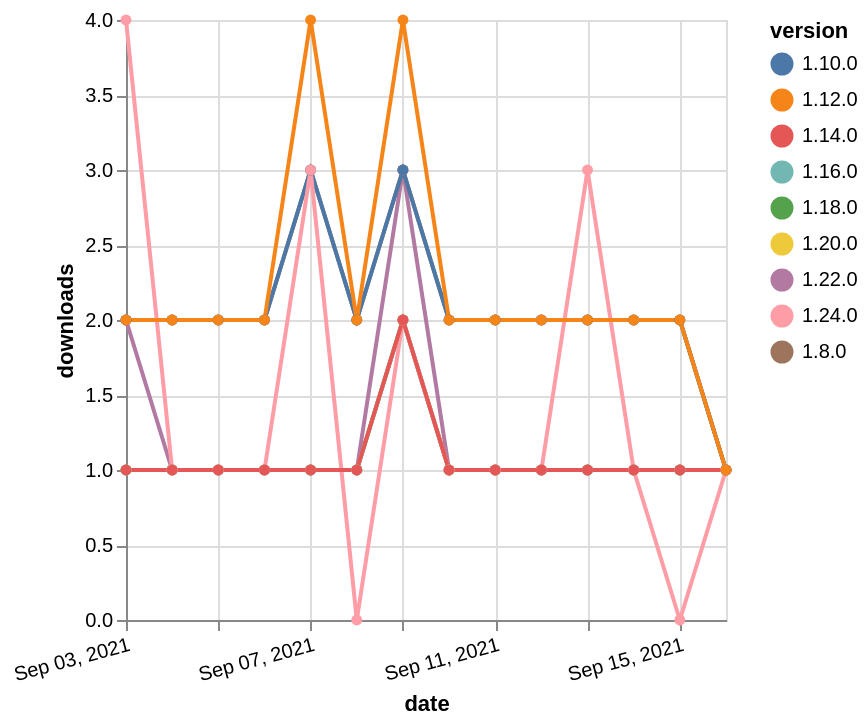

Describe this chart as a Vega-Lite specification.
### Vega-Lite specification from a JSON file in a GitHub repository (floating-point values rounded to 4 significant figures)
{"$schema": "https://vega.github.io/schema/vega-lite/v5.json", "description": "A simple bar chart with embedded data.", "data": {"values": [{"date": "2021-09-03", "total": 203, "delta": 1, "version": "1.18.0"}, {"date": "2021-09-04", "total": 204, "delta": 1, "version": "1.18.0"}, {"date": "2021-09-05", "total": 205, "delta": 1, "version": "1.18.0"}, {"date": "2021-09-06", "total": 206, "delta": 1, "version": "1.18.0"}, {"date": "2021-09-07", "total": 207, "delta": 1, "version": "1.18.0"}, {"date": "2021-09-08", "total": 208, "delta": 1, "version": "1.18.0"}, {"date": "2021-09-09", "total": 210, "delta": 2, "version": "1.18.0"}, {"date": "2021-09-10", "total": 211, "delta": 1, "version": "1.18.0"}, {"date": "2021-09-11", "total": 212, "delta": 1, "version": "1.18.0"}, {"date": "2021-09-12", "total": 213, "delta": 1, "version": "1.18.0"}, {"date": "2021-09-13", "total": 214, "delta": 1, "version": "1.18.0"}, {"date": "2021-09-14", "total": 215, "delta": 1, "version": "1.18.0"}, {"date": "2021-09-15", "total": 216, "delta": 1, "version": "1.18.0"}, {"date": "2021-09-16", "total": 217, "delta": 1, "version": "1.18.0"}, {"date": "2021-09-03", "total": 197, "delta": 2, "version": "1.22.0"}, {"date": "2021-09-04", "total": 198, "delta": 1, "version": "1.22.0"}, {"date": "2021-09-05", "total": 199, "delta": 1, "version": "1.22.0"}, {"date": "2021-09-06", "total": 200, "delta": 1, "version": "1.22.0"}, {"date": "2021-09-07", "total": 201, "delta": 1, "version": "1.22.0"}, {"date": "2021-09-08", "total": 202, "delta": 1, "version": "1.22.0"}, {"date": "2021-09-09", "total": 205, "delta": 3, "version": "1.22.0"}, {"date": "2021-09-10", "total": 206, "delta": 1, "version": "1.22.0"}, {"date": "2021-09-11", "total": 207, "delta": 1, "version": "1.22.0"}, {"date": "2021-09-12", "total": 208, "delta": 1, "version": "1.22.0"}, {"date": "2021-09-13", "total": 209, "delta": 1, "version": "1.22.0"}, {"date": "2021-09-14", "total": 210, "delta": 1, "version": "1.22.0"}, {"date": "2021-09-15", "total": 211, "delta": 1, "version": "1.22.0"}, {"date": "2021-09-16", "total": 212, "delta": 1, "version": "1.22.0"}, {"date": "2021-09-03", "total": 2658, "delta": 2, "version": "1.8.0"}, {"date": "2021-09-04", "total": 2660, "delta": 2, "version": "1.8.0"}, {"date": "2021-09-05", "total": 2662, "delta": 2, "version": "1.8.0"}, {"date": "2021-09-06", "total": 2664, "delta": 2, "version": "1.8.0"}, {"date": "2021-09-07", "total": 2667, "delta": 3, "version": "1.8.0"}, {"date": "2021-09-08", "total": 2669, "delta": 2, "version": "1.8.0"}, {"date": "2021-09-09", "total": 2672, "delta": 3, "version": "1.8.0"}, {"date": "2021-09-10", "total": 2674, "delta": 2, "version": "1.8.0"}, {"date": "2021-09-11", "total": 2676, "delta": 2, "version": "1.8.0"}, {"date": "2021-09-12", "total": 2678, "delta": 2, "version": "1.8.0"}, {"date": "2021-09-13", "total": 2680, "delta": 2, "version": "1.8.0"}, {"date": "2021-09-14", "total": 2682, "delta": 2, "version": "1.8.0"}, {"date": "2021-09-15", "total": 2684, "delta": 2, "version": "1.8.0"}, {"date": "2021-09-16", "total": 2685, "delta": 1, "version": "1.8.0"}, {"date": "2021-09-03", "total": 2643, "delta": 2, "version": "1.10.0"}, {"date": "2021-09-04", "total": 2645, "delta": 2, "version": "1.10.0"}, {"date": "2021-09-05", "total": 2647, "delta": 2, "version": "1.10.0"}, {"date": "2021-09-06", "total": 2649, "delta": 2, "version": "1.10.0"}, {"date": "2021-09-07", "total": 2652, "delta": 3, "version": "1.10.0"}, {"date": "2021-09-08", "total": 2654, "delta": 2, "version": "1.10.0"}, {"date": "2021-09-09", "total": 2657, "delta": 3, "version": "1.10.0"}, {"date": "2021-09-10", "total": 2659, "delta": 2, "version": "1.10.0"}, {"date": "2021-09-11", "total": 2661, "delta": 2, "version": "1.10.0"}, {"date": "2021-09-12", "total": 2663, "delta": 2, "version": "1.10.0"}, {"date": "2021-09-13", "total": 2665, "delta": 2, "version": "1.10.0"}, {"date": "2021-09-14", "total": 2667, "delta": 2, "version": "1.10.0"}, {"date": "2021-09-15", "total": 2669, "delta": 2, "version": "1.10.0"}, {"date": "2021-09-16", "total": 2670, "delta": 1, "version": "1.10.0"}, {"date": "2021-09-03", "total": 180, "delta": 1, "version": "1.20.0"}, {"date": "2021-09-04", "total": 181, "delta": 1, "version": "1.20.0"}, {"date": "2021-09-05", "total": 182, "delta": 1, "version": "1.20.0"}, {"date": "2021-09-06", "total": 183, "delta": 1, "version": "1.20.0"}, {"date": "2021-09-07", "total": 184, "delta": 1, "version": "1.20.0"}, {"date": "2021-09-08", "total": 185, "delta": 1, "version": "1.20.0"}, {"date": "2021-09-09", "total": 187, "delta": 2, "version": "1.20.0"}, {"date": "2021-09-10", "total": 188, "delta": 1, "version": "1.20.0"}, {"date": "2021-09-11", "total": 189, "delta": 1, "version": "1.20.0"}, {"date": "2021-09-12", "total": 190, "delta": 1, "version": "1.20.0"}, {"date": "2021-09-13", "total": 191, "delta": 1, "version": "1.20.0"}, {"date": "2021-09-14", "total": 192, "delta": 1, "version": "1.20.0"}, {"date": "2021-09-15", "total": 193, "delta": 1, "version": "1.20.0"}, {"date": "2021-09-16", "total": 194, "delta": 1, "version": "1.20.0"}, {"date": "2021-09-03", "total": 196, "delta": 1, "version": "1.16.0"}, {"date": "2021-09-04", "total": 197, "delta": 1, "version": "1.16.0"}, {"date": "2021-09-05", "total": 198, "delta": 1, "version": "1.16.0"}, {"date": "2021-09-06", "total": 199, "delta": 1, "version": "1.16.0"}, {"date": "2021-09-07", "total": 200, "delta": 1, "version": "1.16.0"}, {"date": "2021-09-08", "total": 201, "delta": 1, "version": "1.16.0"}, {"date": "2021-09-09", "total": 203, "delta": 2, "version": "1.16.0"}, {"date": "2021-09-10", "total": 204, "delta": 1, "version": "1.16.0"}, {"date": "2021-09-11", "total": 205, "delta": 1, "version": "1.16.0"}, {"date": "2021-09-12", "total": 206, "delta": 1, "version": "1.16.0"}, {"date": "2021-09-13", "total": 207, "delta": 1, "version": "1.16.0"}, {"date": "2021-09-14", "total": 208, "delta": 1, "version": "1.16.0"}, {"date": "2021-09-15", "total": 209, "delta": 1, "version": "1.16.0"}, {"date": "2021-09-16", "total": 210, "delta": 1, "version": "1.16.0"}, {"date": "2021-09-03", "total": 138, "delta": 4, "version": "1.24.0"}, {"date": "2021-09-04", "total": 139, "delta": 1, "version": "1.24.0"}, {"date": "2021-09-05", "total": 140, "delta": 1, "version": "1.24.0"}, {"date": "2021-09-06", "total": 141, "delta": 1, "version": "1.24.0"}, {"date": "2021-09-07", "total": 144, "delta": 3, "version": "1.24.0"}, {"date": "2021-09-08", "total": 144, "delta": 0, "version": "1.24.0"}, {"date": "2021-09-09", "total": 146, "delta": 2, "version": "1.24.0"}, {"date": "2021-09-10", "total": 147, "delta": 1, "version": "1.24.0"}, {"date": "2021-09-11", "total": 148, "delta": 1, "version": "1.24.0"}, {"date": "2021-09-12", "total": 149, "delta": 1, "version": "1.24.0"}, {"date": "2021-09-13", "total": 152, "delta": 3, "version": "1.24.0"}, {"date": "2021-09-14", "total": 153, "delta": 1, "version": "1.24.0"}, {"date": "2021-09-15", "total": 153, "delta": 0, "version": "1.24.0"}, {"date": "2021-09-16", "total": 154, "delta": 1, "version": "1.24.0"}, {"date": "2021-09-03", "total": 266, "delta": 1, "version": "1.14.0"}, {"date": "2021-09-04", "total": 267, "delta": 1, "version": "1.14.0"}, {"date": "2021-09-05", "total": 268, "delta": 1, "version": "1.14.0"}, {"date": "2021-09-06", "total": 269, "delta": 1, "version": "1.14.0"}, {"date": "2021-09-07", "total": 270, "delta": 1, "version": "1.14.0"}, {"date": "2021-09-08", "total": 271, "delta": 1, "version": "1.14.0"}, {"date": "2021-09-09", "total": 273, "delta": 2, "version": "1.14.0"}, {"date": "2021-09-10", "total": 274, "delta": 1, "version": "1.14.0"}, {"date": "2021-09-11", "total": 275, "delta": 1, "version": "1.14.0"}, {"date": "2021-09-12", "total": 276, "delta": 1, "version": "1.14.0"}, {"date": "2021-09-13", "total": 277, "delta": 1, "version": "1.14.0"}, {"date": "2021-09-14", "total": 278, "delta": 1, "version": "1.14.0"}, {"date": "2021-09-15", "total": 279, "delta": 1, "version": "1.14.0"}, {"date": "2021-09-16", "total": 280, "delta": 1, "version": "1.14.0"}, {"date": "2021-09-03", "total": 2520, "delta": 2, "version": "1.12.0"}, {"date": "2021-09-04", "total": 2522, "delta": 2, "version": "1.12.0"}, {"date": "2021-09-05", "total": 2524, "delta": 2, "version": "1.12.0"}, {"date": "2021-09-06", "total": 2526, "delta": 2, "version": "1.12.0"}, {"date": "2021-09-07", "total": 2530, "delta": 4, "version": "1.12.0"}, {"date": "2021-09-08", "total": 2532, "delta": 2, "version": "1.12.0"}, {"date": "2021-09-09", "total": 2536, "delta": 4, "version": "1.12.0"}, {"date": "2021-09-10", "total": 2538, "delta": 2, "version": "1.12.0"}, {"date": "2021-09-11", "total": 2540, "delta": 2, "version": "1.12.0"}, {"date": "2021-09-12", "total": 2542, "delta": 2, "version": "1.12.0"}, {"date": "2021-09-13", "total": 2544, "delta": 2, "version": "1.12.0"}, {"date": "2021-09-14", "total": 2546, "delta": 2, "version": "1.12.0"}, {"date": "2021-09-15", "total": 2548, "delta": 2, "version": "1.12.0"}, {"date": "2021-09-16", "total": 2549, "delta": 1, "version": "1.12.0"}]}, "width": "container", "mark": {"type": "line", "point": {"filled": true}}, "encoding": {"x": {"field": "date", "type": "temporal", "timeUnit": "yearmonthdate", "title": "date", "axis": {"labelAngle": -15}}, "y": {"field": "delta", "type": "quantitative", "title": "downloads"}, "color": {"field": "version", "type": "nominal"}, "tooltip": {"field": "delta"}}}
